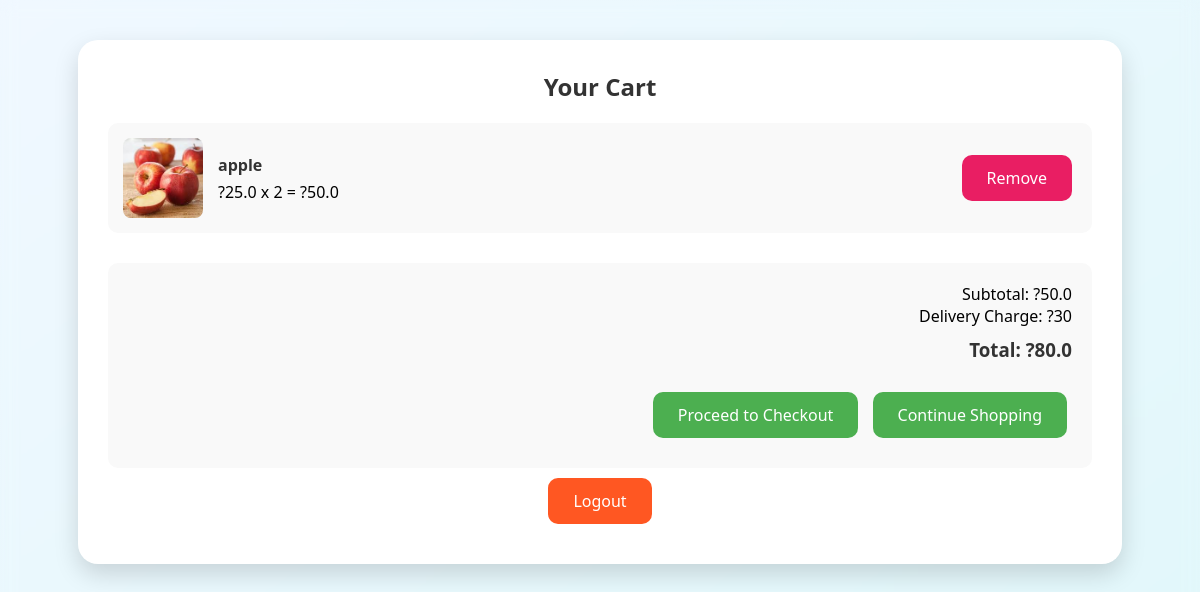
/view_cart (signed in), run on the app's committed database.
### tables this page shows
CREATE TABLE cart (
                        id INTEGER PRIMARY KEY AUTOINCREMENT,
                        username TEXT,
                        product_id INTEGER,
                        quantity INTEGER DEFAULT 1,
                        added_at TIMESTAMP DEFAULT CURRENT_TIMESTAMP
                    );

CREATE TABLE products (
                        id INTEGER PRIMARY KEY AUTOINCREMENT,
                        name TEXT,
                        price REAL,
                        image TEXT,
                        description TEXT,
                        category TEXT,
                        stock INTEGER DEFAULT 100
                    );

### app.py (the view)
@app.route('/view_cart')
def view_cart():
    if 'user' not in session:
        return redirect('/login')
    with sqlite3.connect(DATABASE) as con:
        cart_items = con.execute('''SELECT p.id, p.name, p.price, p.image, c.quantity, p.stock
                                  FROM products p JOIN cart c ON p.id = c.product_id
                                  WHERE c.username=?''', (session['user'],)).fetchall()
        total = sum(item[2] * item[4] for item in cart_items)
        cart_count = sum(item[4] for item in cart_items)
    return render_template('cart.html',
                         cart_items=cart_items,
                         total=total,
                         delivery_charge=30,
                         cart_count=cart_count)

### templates/cart.html (shortened to what this page needs)
<!DOCTYPE html>
<html lang="en">
<head>
  <link rel="stylesheet" href="{{ url_for('static', filename='style.css') }}">
</head>
<body>
  <div class="product-container">
    <h2>Your Cart</h2>
    {% if cart_items %}
    <div class="cart-items">
      {% for item in cart_items %}
      <div class="cart-item">
        <img src="{{ item[3] }}" alt="{{ item[1] }}">
        <div class="cart-item-details">
          <h3>{{ item[1] }}</h3>
          <p>?{{ item[2] }} x {{ item[4] }} = ?{{ item[2] * item[4] }}</p>
        </div>
        <a href="/remove_from_cart/{{ item[0] }}" class="btn danger">Remove</a>
      </div>
      {% endfor %}
    </div>
    <div class="cart-summary">
      <p>Subtotal: ?{{ total }}</p>
      <p>Delivery Charge: ?{{ delivery_charge }}</p>
      <h3>Total: ?{{ total + delivery_charge }}</h3>
      <a href="/checkout" class="btn">Proceed to Checkout</a>
      <a href="/products" class="btn">Continue Shopping</a>
    </div>
    {% else %}
    <p>Your cart is empty</p>
    <a href="/products" class="btn">Browse Products</a>
    {% endif %}
    <a href="/logout" class="btn logout">Logout</a>
  </div>
</body>
</html>

### static/style.css (style rules this page uses)
body { background-image: url('/static/images/grocery_bg.jpg'); background-size: cover; background-position: center; background-attachment: fixed; margin: 0; min-height: 100vh; position: relative; }
body::before { content: ""; position: fixed; top: 0; left: 0; right: 0; bottom: 0; background: inherit; background-size: cover; background-position: center; filter: blur(8px); z-index: -1; }
.container, .form-container, .product-container, .center-box, .admin-container { background-color: rgba(255, 255, 255, 0.85); backdrop-filter: blur(2px); border-radius: 10px; padding: 20px; margin: 20px auto; box-shadow: 0 0 20px rgba(0, 0, 0, 0.1); }
body { background-image: url('/static/images/admin_bg.jpg'); background-size: cover; background-position: center; background-attachment: fixed; margin: 0; min-height: 100vh; position: relative; }
* { box-sizing: border-box; margin: 0; padding: 0; }
body { font-family: 'Segoe UI', Tahoma, Geneva, Verdana, sans-serif; background: linear-gradient(145deg, #f0f8ff, #e0f7fa); margin: 0; padding: 20px; display: flex; justify-content: center; align-items: flex-start; min-height: 100vh; animation: fadeIn 1s ease; }
.container, .form-container, .product-container, .center-box, .admin-container { background: #ffffff; padding: 30px; border-radius: 20px; box-shadow: 0 10px 25px rgba(0, 0, 0, 0.15); text-align: center; width: 90%; max-width: 1200px; margin: 20px auto; animation: scaleIn 0.6s ease; }
h1, h2, h3 { color: #333; margin-bottom: 20px; }
a { text-decoration: none; color: inherit; }
.btn { display: inline-block; margin: 10px 5px; padding: 12px 25px; background: #4caf50; color: #fff; border-radius: 10px; transition: all 0.3s ease; border: none; cursor: pointer; font-size: 16px; font-weight: 500; }
.btn.logout { background: #ff5722; }
.btn.danger { background: #e91e63; }
.cart-items { margin-bottom: 30px; }
.cart-item { display: flex; align-items: center; justify-content: space-between; padding: 15px; margin-bottom: 15px; background: #f9f9f9; border-radius: 10px; transition: all 0.3s ease; }
.cart-item img { width: 80px; height: 80px; object-fit: cover; border-radius: 8px; margin-right: 15px; }
.cart-item-details { flex-grow: 1; text-align: left; }
.cart-item-details h3 { margin: 0 0 5px 0; font-size: 1em; }
.cart-summary { margin-top: 30px; padding: 20px; background: #f9f9f9; border-radius: 10px; text-align: right; }
.cart-summary h3 { margin-top: 10px; color: #333; }

### data on the page
cart: name (picture), name "apple", price "25.0", quantity "2", item[2]*item[4] "50.0"

### other printed values
{{ total }} "50.0"
{{ delivery_charge }} "30"
{{ total + delivery_charge }} "80.0"
